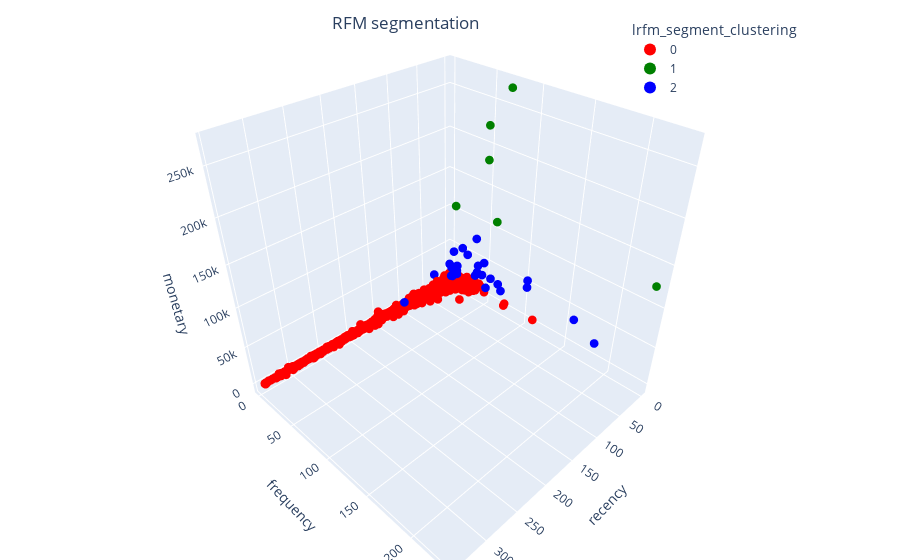

Write notebook code for a chart like this one.
### Code cell
import plotly.express as px

color_map = {
    '0' : 'red',
    '1' : 'green',
    '2' : 'blue',
}

fig = px.scatter_3d(
    df_customer,
    x='recency',
    y='frequency',
    z='monetary',
    color='lrfm_segment_clustering',
    color_discrete_map=color_map,
)

fig.update_traces(marker_size = 3)

# tight layout
fig.update_layout(margin=dict(l=0, r=0, b=0, t=0),
                  title={
                    'text': "RFM segmentation",
                    'y':0.97,
                    'x':0.45,
                    'xanchor': 'center',
                    'yanchor': 'top'},
                    legend=dict(
                      yanchor="top",
                      y=0.97,
                      xanchor="left",
                      x=0.70,
                      itemsizing='constant',
                      itemwidth = 30))

fig.update_xaxes(tickformat=".0f")

### Figure 1 — Plotly figure (JSON) as saved in the notebook; plotly's stock layout.template omitted (floating-point values rounded to 4 significant figures; data arrays with more than 128 entries replaced by an {"elided": "..."} marker saying what was removed)
{"data": [{"hovertemplate": "lrfm_segment_clustering=0<br>recency=%{x}<br>frequency=%{y}<br>monetary=%{z}<extra></extra>", "legendgroup": "0", "marker": {"color": "red", "size": 3, "symbol": "circle"}, "mode": "markers", "name": "0", "scene": "scene", "showlegend": true, "type": "scatter3d", "x": {"elided": "4210 int values"}, "y": {"elided": "4210 int values"}, "z": {"elided": "4210 float values"}}, {"hovertemplate": "lrfm_segment_clustering=1<br>recency=%{x}<br>frequency=%{y}<br>monetary=%{z}<extra></extra>", "legendgroup": "1", "marker": {"color": "green", "size": 3, "symbol": "circle"}, "mode": "markers", "name": "1", "scene": "scene", "showlegend": true, "type": "scatter3d", "x": [26, 1, 3, 1, 4, 13], "y": [26, 64, 75, 232, 53, 58], "z": [123700.0, 113100.0, 270900.0, 125800.0, 185500.0, 228600.0]}, {"hovertemplate": "lrfm_segment_clustering=2<br>recency=%{x}<br>frequency=%{y}<br>monetary=%{z}<extra></extra>", "legendgroup": "2", "marker": {"color": "blue", "size": 3, "symbol": "circle"}, "mode": "markers", "name": "2", "scene": "scene", "showlegend": true, "type": "scatter3d", "x": [5, 23, 13, 7, 7, 4, 27, 2, 12, 13, 54, 27, 6, 1, 40, 42, 13, 3, 31, 125, 4, 13, 10, 6, 7, 1, 19, 4], "y": [187, 18, 19, 108, 41, 74, 57, 59, 14, 34, 40, 20, 43, 105, 4, 28, 19, 48, 70, 22, 70, 27, 43, 15, 42, 161, 23, 51], "z": [24890.0, 33290.0, 25600.0, 51550.0, 28660.0, 24490.0, 59770.0, 32610.0, 50420.0, 57120.0, 46170.0, 24100.0, 34280.0, 56810.0, 21540.0, 51730.0, 32670.0, 31880.0, 37880.0, 26630.0, 31860.0, 62780.0, 31300.0, 27650.0, 81490.0, 37880.0, 25420.0, 51440.0]}], "layout": {"legend": {"itemsizing": "constant", "itemwidth": 30, "title": {"text": "lrfm_segment_clustering"}, "tracegroupgap": 0, "x": 0.7, "xanchor": "left", "y": 0.97, "yanchor": "top"}, "margin": {"b": 0, "l": 0, "r": 0, "t": 0}, "scene": {"domain": {"x": [0, 1], "y": [0, 1]}, "xaxis": {"title": {"text": "recency"}}, "yaxis": {"title": {"text": "frequency"}}, "zaxis": {"title": {"text": "monetary"}}}, "title": {"text": "RFM segmentation", "x": 0.45, "xanchor": "center", "y": 0.97, "yanchor": "top"}, "xaxis": {"tickformat": ".0f"}}}
